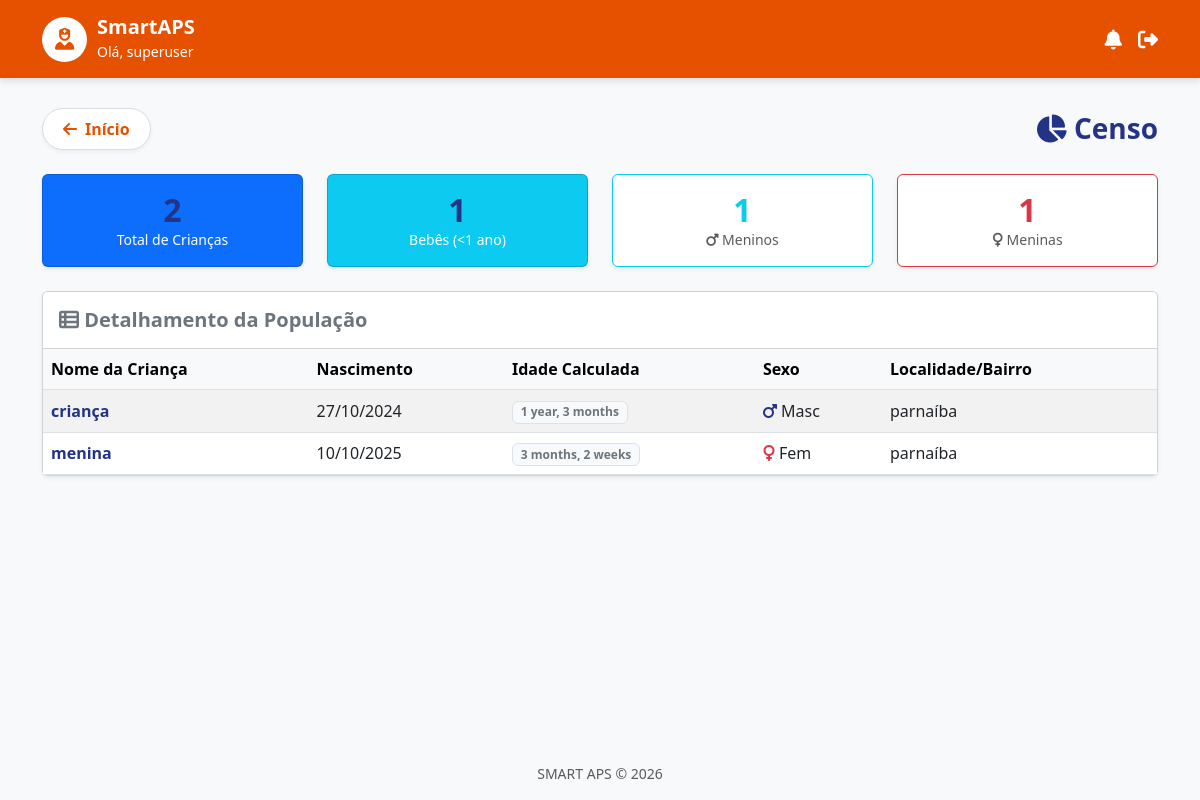
The page /censo/ (signed in) on the database as committed earlier.
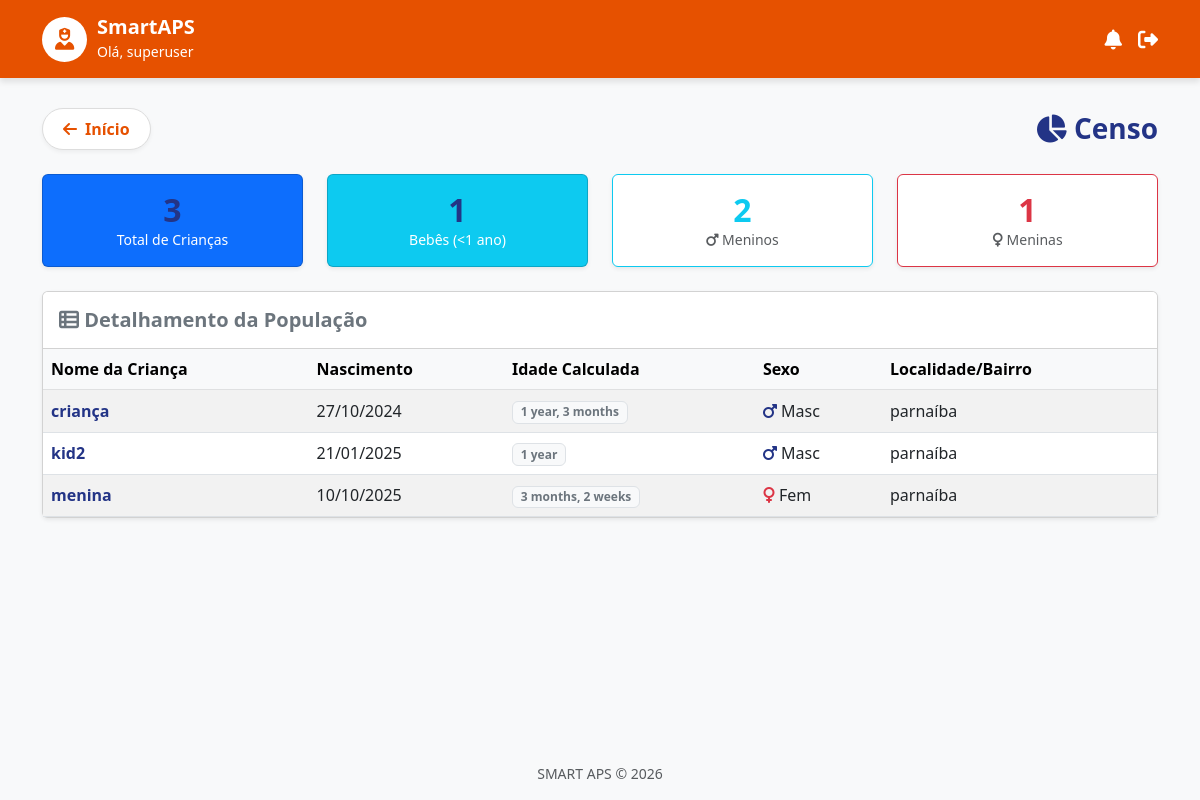
The same page on the database as committed later.
### core/models.py (models this page shows, shortened)
class Crianca(models.Model):
    SEXO_CHOICES = [
        ('M', 'Masculino'),
        ('F', 'Feminino'),
    ]
    nome = models.CharField(max_length=200)
    data_nascimento = models.DateField()
    cpf = models.CharField("CPF", max_length=14, unique=True) # Sugestão: usar lib django-localflavor-br depois
    cns = models.CharField("CNS", max_length=15, unique=True)
    localidade = models.CharField(max_length=100)
    nome_mae = models.CharField("Nome da Mãe", max_length=200)
    sexo = models.CharField(max_length=1, choices=SEXO_CHOICES)
    criado_em = models.DateTimeField(auto_now_add=True)
    cadastrado_por = models.ForeignKey(UsuarioACS, on_delete=models.SET_NULL, null=True)

### core/views.py (the view)
# urls.py: path('censo/', views.censo_demografico, name='censo_demografico'), # Card 4 (Relatório/Planilha)
@never_cache
@login_required
def censo_demografico(request):
    criancas = Crianca.objects.annotate(
        tem_atraso=Count('registros', filter=Q(registros__status='ATRASADA'))
    ).order_by('data_nascimento')
    total = criancas.count()
    meninos = criancas.filter(sexo='M').count()
    meninas = criancas.filter(sexo='F').count()
    um_ano_atras = date.today() - timedelta(days=365)
    bebes = criancas.filter(data_nascimento__gt=um_ano_atras).count()
    context = {
        'criancas': criancas,
        'total': total,
        'meninos': meninos,
        'meninas': meninas,
        'bebes': bebes,
        'criancas_maiores': total - bebes
    }
    return render(request, 'censo_demografico.html', context)

### core/templates/censo_demografico.html
{% extends 'base.html' %}
{% block content %}
<div class="d-flex justify-content-between align-items-center mb-4">
    <a href="{% url 'index' %}" class="btn-voltar-destaque">
        <i class="fa-solid fa-arrow-left"></i> Início
    </a>
    <h3 class="text-primary fw-bold m-0"><i class="fa-solid fa-chart-pie"></i> Censo</h3>
</div>
<div class="row mb-4">
    <div class="col-md-3">
        <div class="card bg-primary text-white text-center p-3 shadow-sm">
            <h2 class="fw-bold m-0">{{ total }}</h2>
            <small>Total de Crianças</small>
        </div>
    </div>
    <div class="col-md-3">
        <div class="card bg-info text-white text-center p-3 shadow-sm">
            <h2 class="fw-bold m-0">{{ bebes }}</h2>
            <small>Bebês (&lt;1 ano)</small>
        </div>
    </div>
    <div class="col-md-3">
        <div class="card border-info text-center p-3 shadow-sm">
            <h2 class="fw-bold m-0 text-info">{{ meninos }}</h2>
            <small class="text-muted"><i class="fa-solid fa-mars"></i> Meninos</small>
        </div>
    </div>
    <div class="col-md-3">
        <div class="card border-danger text-center p-3 shadow-sm">
            <h2 class="fw-bold m-0 text-danger">{{ meninas }}</h2>
            <small class="text-muted"><i class="fa-solid fa-venus"></i> Meninas</small>
        </div>
    </div>
</div>
<div class="card shadow-sm">
    <div class="card-header bg-white py-3">
        <h5 class="m-0 fw-bold text-secondary"><i class="fa-solid fa-table-list"></i> Detalhamento da População</h5>
    </div>
    <div class="table-responsive">
        <table class="table table-hover table-striped mb-0 align-middle">
            <thead class="table-light">
                <tr>
                    <th>Nome da Criança</th>
                    <th>Nascimento</th>
                    <th>Idade Calculada</th>
                    <th>Sexo</th>
                    <th>Localidade/Bairro</th>
                </tr>
            </thead>
            <tbody>
                {% for crianca in criancas %}
                <tr>
                    <td class="fw-bold text-primary">{{ crianca.nome }}</td>
                    <td>{{ crianca.data_nascimento|date:"d/m/Y" }}</td>
                    <td>
                        <span class="badge {% if crianca.data_nascimento|timesince|slice:':2'|add:'0' < 1 %}bg-warning text-dark{% else %}bg-light text-secondary border{% endif %}">
                            {{ crianca.data_nascimento|timesince }}
                        </span>
                    </td>
                    <td>
                        {% if crianca.sexo == 'M' %}
                            <i class="fa-solid fa-mars text-primary"></i> Masc
                        {% else %}
                            <i class="fa-solid fa-venus text-danger"></i> Fem
                        {% endif %}
                    </td>
                    <td>{{ crianca.localidade }}</td>
                </tr>
                {% empty %}
                <tr><td colspan="5" class="text-center p-4">Nenhum registro encontrado.</td></tr>
                {% endfor %}
            </tbody>
        </table>
    </div>
</div>
{% endblock %}

Rows that differ between the two databases and show on the page:
added Crianca: nome "kid2", data_nascimento "21/01/2025", data_nascimento "1 year", sexo "M" (drawn), localidade "parnaíba"
Other text that changed with them:
{{ total }}: "2" → "3"
{{ meninos }}: "1" → "2"
